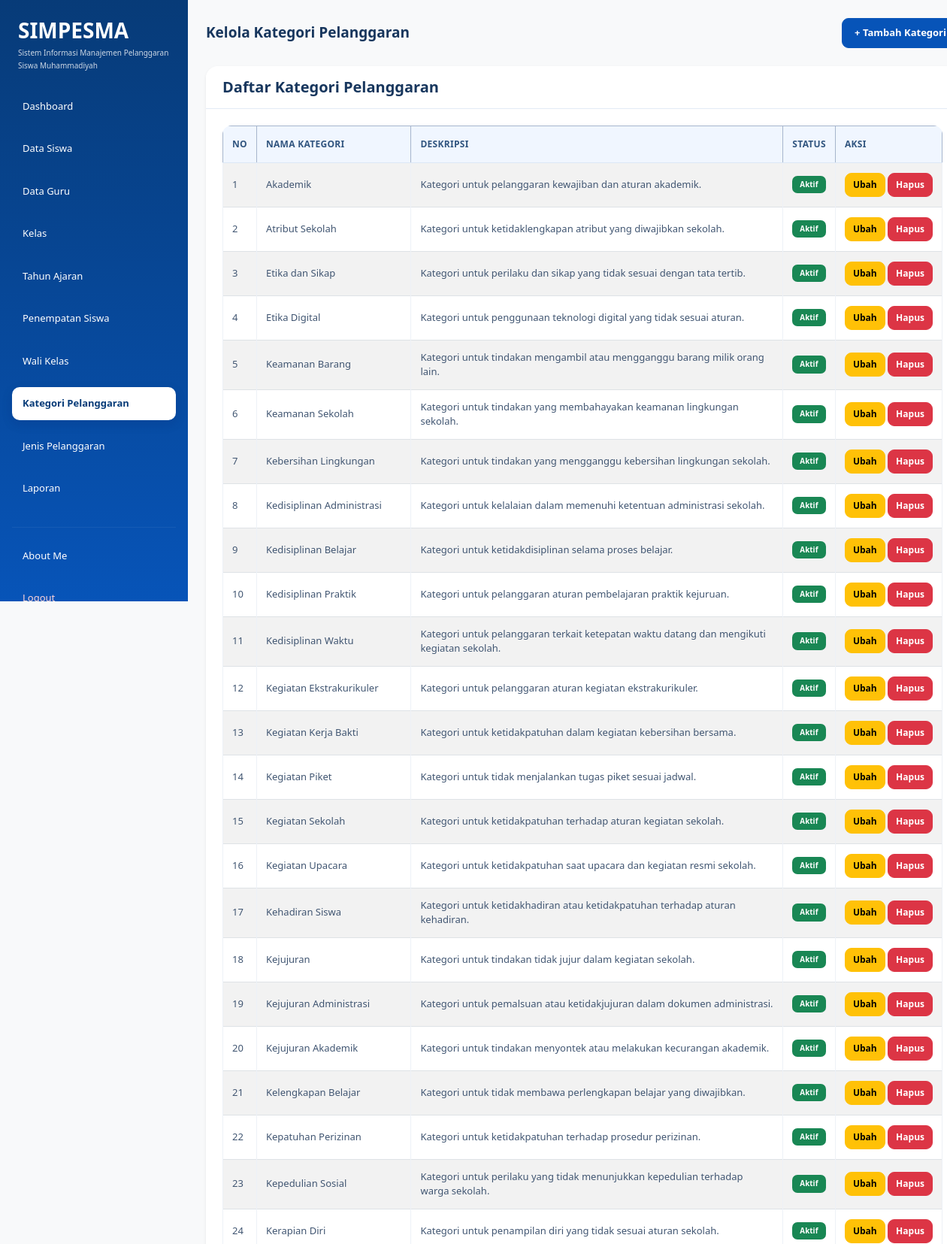
The page /kategori_pelanggaran.php (signed in, upper part) on the database its author committed.
### tables this page shows
CREATE TABLE `t_pelanggaran_kategori` (
  `id` int(11) NOT NULL,
  `nama` varchar(100) NOT NULL,
  `deskripsi` text NOT NULL,
  `status_aktif` tinyint(1) NOT NULL,
  `created_at` timestamp NOT NULL DEFAULT current_timestamp(),
  `updated_at` timestamp NOT NULL DEFAULT current_timestamp()
);

### kategori_pelanggaran.php (the view, shortened to what this page needs)
<?php
include "config/koneksi.php";
$role = $_SESSION['role'];
$data_edit = null;
?>
<!DOCTYPE html>
<html lang="id">
<head>
    <link href="https://cdn.jsdelivr.net/npm/bootstrap@5.3.8/dist/css/bootstrap.min.css" rel="stylesheet">
    <link href="https://cdn.datatables.net/3.1.4/css/dataTables.dataTables.min.css" rel="stylesheet">
    <link rel="stylesheet" href="style.css">
</head>
<body class="bg-light">
<div class="container-fluid">
    <div class="row min-vh-100">
        <aside class="col-md-3 col-lg-2 min-vh-100 p-3" style="background-color: #30318B;">
            <div class="mb-4 px-2">
                <h3 class="text-white mb-1 fw-bold">
                    SIMPESMA
                </h3>
                <p class="text-white mb-0" style="font-size: 10px; line-height: 1.7; opacity: 0.8;">
                    Sistem Informasi Manajemen
                    Pelanggaran Siswa Muhammadiyah
                </p>
            </div>
            <ul class="nav nav-pills flex-column">
                 <li class="nav-item mb-2">
                    <a href="dashboard.php" class="nav-link text-white">Dashboard</a>
                </li>
                <?php if ($role == "admin") { ?>
                    <li class="nav-item mb-2"><a href="data_siswa.php" class="nav-link text-white">Data Siswa</a></li>
                    <li class="nav-item mb-2"><a href="data_guru.php" class="nav-link text-white">Data Guru</a></li>
                    <li class="nav-item mb-2"><a href="data_kelas.php" class="nav-link text-white">Kelas</a></li>
                    <li class="nav-item mb-2"><a href="data_tahun_ajaran.php" class="nav-link text-white">Tahun Ajaran</a></li>
                    <li class="nav-item mb-2"><a href="penempatan_siswa.php" class="nav-link text-white">Penempatan Siswa</a></li>
                    <li class="nav-item mb-2"><a href="wali_kelas.php" class="nav-link text-white">Wali Kelas</a></li>
                    <li class="nav-item mb-2">
                        <a href="kategori_pelanggaran.php" class="nav-link active" aria-current="page">Kategori Pelanggaran</a>
                    </li>
                    <li class="nav-item mb-2"><a href="jenis_pelanggaran.php" class="nav-link text-white">Jenis Pelanggaran</a></li>
                    <li class="nav-item mb-2"><a href="laporan.php" class="nav-link text-white">Laporan</a></li>
                <?php } ?>
                <hr class="text-white-50">
                <li class="nav-item mb-2"><a href="about_me.php" class="nav-link text-white">About Me</a></li>
                <li class="nav-item"><a href="logout.php" class="nav-link text-danger">Logout</a></li>
            </ul>
        </aside>
        <main class="col-md-9 col-lg-10 p-4">
            <div class="d-flex justify-content-between align-items-center mb-4">
                <h3 class="fw-bold mb-0">Kelola Kategori Pelanggaran</h3>
                <?php if ($role == "admin" && $data_edit == null) { ?>
                    <button type="button" class="btn btn-primary"
                            data-bs-toggle="collapse" data-bs-target="#formKategori"
                            aria-expanded="false" aria-controls="formKategori">
                        + Tambah Kategori
                    </button>
                <?php } ?>
            </div>
            <div class="card border-0 shadow-sm">
                <div class="card-header bg-white py-3">
                    <h5 class="mb-0">Daftar Kategori Pelanggaran</h5>
                </div>
                <div class="card-body">
                    <div class="table-responsive">
                        <table id="example" class="table table-bordered table-striped table-hover align-middle mb-0">
                            <thead class="table-primary">
                                <tr>
                                    <th>No</th>
                                    <th>Nama Kategori</th>
                                    <th>Deskripsi</th>
                                    <th>Status</th>
                                    <?php if ($role == "admin") { ?><th>Aksi</th><?php } ?>
                                </tr>
                            </thead>
                            <tbody>
                                <?php
                                $query = mysqli_query($koneksi, "SELECT * FROM t_pelanggaran_kategori ORDER BY nama ASC");
                                $no = 1;
                                while ($row = mysqli_fetch_assoc($query)) {
                                ?>
                                    <tr>
                                        <td><?php echo $no; ?></td>
                                        <td><?php echo htmlspecialchars($row['nama'], ENT_QUOTES, 'UTF-8'); ?></td>
                                        <td><?php echo htmlspecialchars($row['deskripsi'] ?? '', ENT_QUOTES, 'UTF-8'); ?></td>
                                        <td>
                                            <?php if ($row['status_aktif'] == 1) { ?>
                                                <span class="badge text-bg-success">Aktif</span>
                                            <?php } else { ?>
                                                <span class="badge text-bg-secondary">Tidak Aktif</span>
                                            <?php } ?>
                                        </td>
                                        <?php if ($role == "admin") { ?>
                                            <td class="text-nowrap">
                                                <a href="kategori_pelanggaran.php?edit=<?php echo urlencode($row['id']); ?>" class="btn btn-warning btn-sm">Ubah</a>
                                                <a href="kategori_pelanggaran.php?hapus=<?php echo urlencode($row['id']); ?>"
                                                   class="btn btn-danger btn-sm"
                                                   onclick="return confirm('Yakin ingin menghapus kategori ini?')">Hapus</a>
                                            </td>
                                        <?php } ?>
                                    </tr>
                                <?php $no++; } ?>
                            </tbody>
                        </table>
                    </div>
                </div>
            </div>
        </main>
    </div>
</div>
</body>
</html>

### style.css (style rules this page uses)
:root { --primary: #0754b8; --primary-dark: #073b78; --primary-light: #eaf3ff; --background: #f5f9ff; --white: #ffffff; --text: #17365d; --muted: #71829a; --border: #e3ebf5; --success: #198754; --danger: #dc3545; --radius: 16px; }
* { box-sizing: border-box; }
body { margin: 0; font-family: "Segoe UI", Arial, sans-serif; background: var(--background); color: var(--text); font-size: 14px; }
h1, h2, h3, h4, h5 { color: var(--text); font-weight: 700; }
a { text-decoration: none; }
aside, .sidebar, .col-lg-2.min-vh-100, .col-md-3.col-lg-2.min-vh-100 { background: linear-gradient( 180deg, #073b78 0%, #0754b8 100% ) !important; }
.col-lg-2.min-vh-100, .col-md-3.col-lg-2.min-vh-100 { padding: 24px 16px !important; }
.nav-pills .nav-link { color: #dceaff; padding: 12px 14px; margin-bottom: 5px; border-radius: 10px; font-size: 13px; font-weight: 500; transition: all 0.2s ease; }
.nav-pills .nav-link.active { color: var(--primary-dark) !important; background: #ffffff !important; font-weight: 700; box-shadow: 0 5px 15px rgba(0, 20, 70, 0.12); }
.nav-pills .nav-link.text-danger { color: #ffd5d9 !important; }
hr { border-color: rgba(255, 255, 255, 0.25); }
main { min-width: 0; padding: 32px !important; }
main h3 { font-size: 19px; }
.container-fluid { padding-left: 0; padding-right: 0; }
.row { margin-right: 0; margin-left: 0; }
.card { border: 1px solid var(--border); border-radius: var(--radius); background: var(--white); box-shadow: 0 5px 22px rgba(22, 63, 115, 0.045); transition: box-shadow 0.2s ease, transform 0.2s ease; }
.card-header { background: #ffffff; border-bottom: 1px solid var(--border); padding: 18px 22px; border-radius: var(--radius) var(--radius) 0 0 !important; font-weight: 700; color: var(--text); }
.card-body { padding: 22px; }
.btn { border-radius: 9px; padding: 9px 16px; font-weight: 600; font-size: 13px; transition: all 0.2s ease; }
.btn-primary { color: #fff; background: var(--primary); border-color: var(--primary); }
.btn-danger { background: var(--danger); border-color: var(--danger); }
.table-responsive { border-radius: 12px; }
.table { margin-bottom: 0; vertical-align: middle; font-size: 13px; }
.table thead th, .table th { background: #f0f6ff; color: #31557f; font-size: 12px; font-weight: 700; text-transform: uppercase; letter-spacing: 0.3px; border-bottom: 1px solid #dce7f5; padding: 15px 12px; white-space: nowrap; }
.table tbody td { color: #415672; padding: 13px 12px; border-color: #edf1f7; }
.table .btn { padding: 6px 10px; font-size: 12px; }
.badge { padding: 7px 10px; border-radius: 7px; font-weight: 600; letter-spacing: 0.1px; }
@media (min-width: 768px) { .col-md-3.col-lg-2.min-vh-100, .col-lg-2.min-vh-100, aside.sidebar { position: fixed !important; top: 0; left: 0; bottom: 0; width: 250px; height: 100vh; overflow-y: auto; z-index: 1000; } }
@media (min-width: 768px) { main { margin-left: 250px; width: calc(100% - 250px); } }

### rows shown on the page
t_pelanggaran_kategori: nama "Akademik", deskripsi "Kategori untuk pelanggaran kewajiban dan aturan akademik.", status_aktif "Aktif"
t_pelanggaran_kategori: nama "Atribut Sekolah", deskripsi "Kategori untuk ketidaklengkapan atribut yang diwajibkan sekolah.", status_aktif "Aktif"
t_pelanggaran_kategori: nama "Etika dan Sikap", deskripsi "Kategori untuk perilaku dan sikap yang tidak sesuai dengan tata tertib.", status_aktif "Aktif"
t_pelanggaran_kategori: nama "Etika Digital", deskripsi "Kategori untuk penggunaan teknologi digital yang tidak sesuai aturan.", status_aktif "Aktif"
t_pelanggaran_kategori: nama "Keamanan Barang", deskripsi "Kategori untuk tindakan mengambil atau mengganggu barang milik orang lain.", status_aktif "Aktif"
t_pelanggaran_kategori: nama "Keamanan Sekolah", deskripsi "Kategori untuk tindakan yang membahayakan keamanan lingkungan sekolah.", status_aktif "Aktif"
t_pelanggaran_kategori: nama "Kebersihan Lingkungan", deskripsi "Kategori untuk tindakan yang mengganggu kebersihan lingkungan sekolah.", status_aktif "Aktif"
t_pelanggaran_kategori: nama "Kedisiplinan Administrasi", deskripsi "Kategori untuk kelalaian dalam memenuhi ketentuan administrasi sekolah.", status_aktif "Aktif"
t_pelanggaran_kategori: nama "Kedisiplinan Belajar", deskripsi "Kategori untuk ketidakdisiplinan selama proses belajar.", status_aktif "Aktif"
t_pelanggaran_kategori: nama "Kedisiplinan Praktik", deskripsi "Kategori untuk pelanggaran aturan pembelajaran praktik kejuruan.", status_aktif "Aktif"
t_pelanggaran_kategori: nama "Kedisiplinan Waktu", deskripsi "Kategori untuk pelanggaran terkait ketepatan waktu datang dan mengikuti kegiatan sekolah.", status_aktif "Aktif"
t_pelanggaran_kategori: nama "Kegiatan Ekstrakurikuler", deskripsi "Kategori untuk pelanggaran aturan kegiatan ekstrakurikuler.", status_aktif "Aktif"
t_pelanggaran_kategori: nama "Kegiatan Kerja Bakti", deskripsi "Kategori untuk ketidakpatuhan dalam kegiatan kebersihan bersama.", status_aktif "Aktif"
t_pelanggaran_kategori: nama "Kegiatan Piket", deskripsi "Kategori untuk tidak menjalankan tugas piket sesuai jadwal.", status_aktif "Aktif"
t_pelanggaran_kategori: nama "Kegiatan Sekolah", deskripsi "Kategori untuk ketidakpatuhan terhadap aturan kegiatan sekolah.", status_aktif "Aktif"
t_pelanggaran_kategori: nama "Kegiatan Upacara", deskripsi "Kategori untuk ketidakpatuhan saat upacara dan kegiatan resmi sekolah.", status_aktif "Aktif"
t_pelanggaran_kategori: nama "Kehadiran Siswa", deskripsi "Kategori untuk ketidakhadiran atau ketidakpatuhan terhadap aturan kehadiran.", status_aktif "Aktif"
t_pelanggaran_kategori: nama "Kejujuran", deskripsi "Kategori untuk tindakan tidak jujur dalam kegiatan sekolah.", status_aktif "Aktif"
t_pelanggaran_kategori: nama "Kejujuran Administrasi", deskripsi "Kategori untuk pemalsuan atau ketidakjujuran dalam dokumen administrasi.", status_aktif "Aktif"
t_pelanggaran_kategori: nama "Kejujuran Akademik", deskripsi "Kategori untuk tindakan menyontek atau melakukan kecurangan akademik.", status_aktif "Aktif"
t_pelanggaran_kategori: nama "Kelengkapan Belajar", deskripsi "Kategori untuk tidak membawa perlengkapan belajar yang diwajibkan.", status_aktif "Aktif"
t_pelanggaran_kategori: nama "Kepatuhan Perizinan", deskripsi "Kategori untuk ketidakpatuhan terhadap prosedur perizinan.", status_aktif "Aktif"
t_pelanggaran_kategori: nama "Kepedulian Sosial", deskripsi "Kategori untuk perilaku yang tidak menunjukkan kepedulian terhadap warga sekolah.", status_aktif "Aktif"
t_pelanggaran_kategori: nama "Kerapian Diri", deskripsi "Kategori untuk penampilan diri yang tidak sesuai aturan sekolah.", status_aktif "Aktif"
